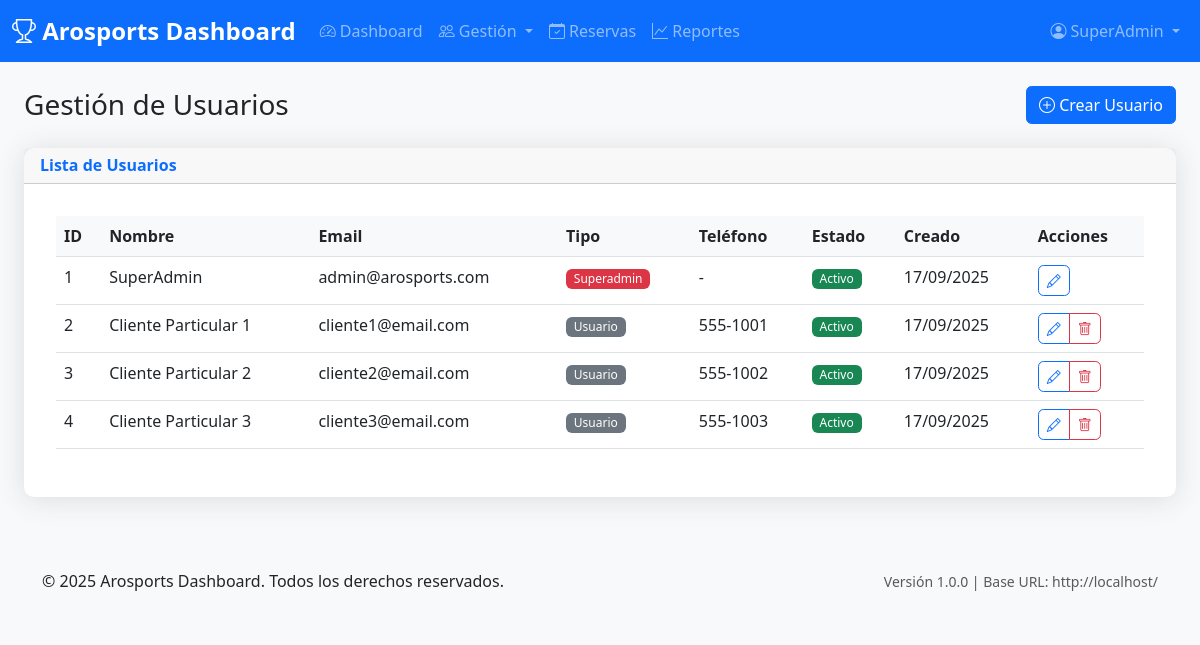
The page /users (signed in) on the database its author committed.
### tables this page shows
CREATE TABLE usuarios (
    id INT AUTO_INCREMENT PRIMARY KEY,
    nombre VARCHAR(100) NOT NULL,
    email VARCHAR(100) UNIQUE NOT NULL,
    password VARCHAR(255) NOT NULL,
    tipo_usuario ENUM('superadmin', 'club', 'fraccionamiento', 'empresa', 'usuario') NOT NULL DEFAULT 'usuario',
    telefono VARCHAR(20),
    direccion TEXT,
    status ENUM('activo', 'inactivo') DEFAULT 'activo',
    created_at TIMESTAMP DEFAULT CURRENT_TIMESTAMP,
    updated_at TIMESTAMP DEFAULT CURRENT_TIMESTAMP ON UPDATE CURRENT_TIMESTAMP
);

### app/controllers/BaseController.php (called while the page is built, shortened)
<?php
class BaseController {
    public function __construct() {
        try {
            $database = new Database();
            $this->db = $database->connect();
        } catch (Exception $e) {
            $this->db = null;
        }
    }
    protected function loadView($view, $data = []) {
        extract($data);
        include 'app/views/includes/header.php';
        include 'app/views/' . $view . '.php';
        include 'app/views/includes/footer.php';
    }
}
?>

### config/database.php (called while the page is built, shortened)
<?php
class Database {
    private $host = DB_HOST;
    private $db_name = DB_NAME;
    private $username = DB_USER;
    private $password = DB_PASS;
    private $charset = DB_CHARSET;
    public function connect() {
        $this->conn = null;
        try {
            $dsn = "mysql:host=" . $this->host . ";dbname=" . $this->db_name . ";charset=" . $this->charset;
            $this->conn = new PDO($dsn, $this->username, $this->password);
            $this->conn->setAttribute(PDO::ATTR_ERRMODE, PDO::ERRMODE_EXCEPTION);
            $this->conn->setAttribute(PDO::ATTR_DEFAULT_FETCH_MODE, PDO::FETCH_ASSOC);
        } catch(PDOException $e) {
            echo "Connection Error: " . $e->getMessage();
        }
        return $this->conn;
    }
}
?>

### app/controllers/UserController.php (called while the page is built, shortened)
<?php
require_once 'BaseController.php';
class UserController extends BaseController {
    public function index() {
        $stmt = $this->db->prepare("
            SELECT id, nombre, email, tipo_usuario, telefono, status, created_at
            FROM usuarios
            ORDER BY created_at DESC
        ");
        $stmt->execute();
        $users = $stmt->fetchAll();
        $this->loadView('users/index', [
            'title' => 'Gestión de Usuarios',
            'users' => $users
        ]);
    }
}
?>

### app/views/users/index.php (the view, shortened to what this page needs)
<div class="container-fluid">
    <div class="row">
        <div class="col-12">
            <div class="d-flex justify-content-between align-items-center mb-4">
                <h1 class="h3 mb-0">Gestión de Usuarios</h1>
                <a href="<?php echo BASE_URL; ?>users/create" class="btn btn-primary">
                    <i class="bi bi-plus-circle"></i> Crear Usuario
                </a>
            </div>
        </div>
    </div>
    <div class="row">
        <div class="col-12">
            <div class="card shadow">
                <div class="card-header">
                    <h6 class="m-0 font-weight-bold text-primary">Lista de Usuarios</h6>
                </div>
                <div class="card-body">
                    <div class="table-responsive">
                        <table class="table table-hover" id="usersTable">
                            <thead>
                                <tr>
                                    <th>ID</th>
                                    <th>Nombre</th>
                                    <th>Email</th>
                                    <th>Tipo</th>
                                    <th>Teléfono</th>
                                    <th>Estado</th>
                                    <th>Creado</th>
                                    <th>Acciones</th>
                                </tr>
                            </thead>
                            <tbody>
                                <?php if (!empty($users)): ?>
                                    <?php foreach ($users as $user): ?>
                                        <tr>
                                            <td><?php echo $user['id']; ?></td>
                                            <td><?php echo htmlspecialchars($user['nombre']); ?></td>
                                            <td><?php echo htmlspecialchars($user['email']); ?></td>
                                            <td>
                                                <span class="badge bg-<?php
                                                    echo $user['tipo_usuario'] === 'superadmin' ? 'danger' :
                                                        ($user['tipo_usuario'] === 'club' ? 'primary' :
                                                        ($user['tipo_usuario'] === 'empresa' ? 'success' :
                                                        ($user['tipo_usuario'] === 'fraccionamiento' ? 'info' : 'secondary')));
                                                ?>">
                                                    <?php echo ucfirst($user['tipo_usuario']); ?>
                                                </span>
                                            </td>
                                            <td><?php echo htmlspecialchars($user['telefono'] ?: '-'); ?></td>
                                            <td>
                                                <span class="badge bg-<?php echo $user['status'] === 'activo' ? 'success' : 'danger'; ?>">
                                                    <?php echo ucfirst($user['status']); ?>
                                                </span>
                                            </td>
                                            <td><?php echo date('d/m/Y', strtotime($user['created_at'])); ?></td>
                                            <td>
                                                <div class="btn-group" role="group">
                                                    <a href="<?php echo BASE_URL; ?>users/edit/<?php echo $user['id']; ?>"
                                                       class="btn btn-sm btn-outline-primary" title="Editar">
                                                        <i class="bi bi-pencil"></i>
                                                    </a>
                                                    <?php if ($user['id'] != $_SESSION['user_id']): ?>
                                                        <a href="<?php echo BASE_URL; ?>users/delete/<?php echo $user['id']; ?>"
                                                           class="btn btn-sm btn-outline-danger btn-delete" title="Eliminar">
                                                            <i class="bi bi-trash"></i>
                                                        </a>
                                                    <?php endif; ?>
                                                </div>
                                            </td>
                                        </tr>
                                    <?php endforeach; ?>
                                <?php else: ?>
                                    <tr>
                                        <td colspan="8" class="text-center text-muted">No hay usuarios registrados</td>
                                    </tr>
                                <?php endif; ?>
                            </tbody>
                        </table>
                    </div>
                </div>
            </div>
        </div>
    </div>
</div>

### index.php (shortened to what this page needs)
<?php
require_once 'config/database.php';
class Router {
    private $routes = [];
    public function addRoute($route, $controller, $action) {
        $this->routes[$route] = ['controller' => $controller, 'action' => $action];
    }
    public function route($url) {
        $url = trim($url, '/');
        $url = strtok($url, '?');
        if (isset($this->routes[$url])) {
            return $this->routes[$url];
        }
        return ['controller' => 'ErrorController', 'action' => 'notFound'];
    }
}
$router = new Router();
$router->addRoute('home', 'HomeController', 'index');
$router->addRoute('login', 'AuthController', 'login');
$router->addRoute('logout', 'AuthController', 'logout');
$router->addRoute('dashboard', 'DashboardController', 'index');
$router->addRoute('users', 'UserController', 'index');
$router->addRoute('users/create', 'UserController', 'create');
$router->addRoute('users/edit/{id}', 'UserController', 'edit');
$router->addRoute('users/delete/{id}', 'UserController', 'delete');
$router->addRoute('clubs', 'ClubController', 'index');
$router->addRoute('clubs/create', 'ClubController', 'create');
$router->addRoute('clubs/edit/{id}', 'ClubController', 'edit');
$router->addRoute('fraccionamientos', 'FraccionamientoController', 'index');
$router->addRoute('fraccionamientos/create', 'FraccionamientoController', 'create');
$router->addRoute('fraccionamientos/edit/{id}', 'FraccionamientoController', 'edit');
$router->addRoute('empresas', 'EmpresaController', 'index');
$router->addRoute('empresas/create', 'EmpresaController', 'create');
$router->addRoute('empresas/edit/{id}', 'EmpresaController', 'edit');
$router->addRoute('reservas', 'ReservaController', 'index');
$router->addRoute('reservas/create', 'ReservaController', 'create');
$router->addRoute('reports', 'ReportController', 'index');
$router->addRoute('reports/financial', 'ReportController', 'financial');
$router->addRoute('test-connection', 'TestController', 'connection');
$currentUrl = $_SERVER['REQUEST_URI'];
$basePath = str_replace('/index.php', '', $_SERVER['SCRIPT_NAME']);
$currentUrl = str_replace($basePath, '', $currentUrl);
$route = $router->route($currentUrl);
$controllerName = $route['controller'];
$actionName = $route['action'];
$params = isset($route['params']) ? $route['params'] : [];
$controllerFile = 'app/controllers/' . $controllerName . '.php';
if (file_exists($controllerFile)) {
    if (class_exists($controllerName)) {
        $controller = new $controllerName();
        if (method_exists($controller, $actionName)) {
            call_user_func_array([$controller, $actionName], $params);
        } else {
            require_once 'app/controllers/ErrorController.php';
            $errorController = new ErrorController();
            $errorController->notFound();
        }
    } else {
        require_once 'app/controllers/ErrorController.php';
        $errorController = new ErrorController();
        $errorController->notFound();
    }
} else {
    require_once 'app/controllers/ErrorController.php';
    $errorController = new ErrorController();
    $errorController->notFound();
}
?>

### app/views/includes/header.php (shortened to what this page needs)
<!DOCTYPE html>
<html lang="es">
<head>
    <link href="https://cdn.jsdelivr.net/npm/bootstrap@5.3.0/dist/css/bootstrap.min.css" rel="stylesheet">
    <link href="https://cdn.jsdelivr.net/npm/bootstrap-icons@1.10.0/font/bootstrap-icons.css" rel="stylesheet">
    <link href="<?php echo BASE_URL; ?>public/css/style.css" rel="stylesheet">
</head>
<body>
    <?php if (isset($_SESSION['user_id'])): ?>
    <nav class="navbar navbar-expand-lg navbar-dark bg-primary">
        <div class="container-fluid">
            <a class="navbar-brand" href="<?php echo BASE_URL; ?>dashboard">
                <i class="bi bi-trophy"></i> <?php echo APP_NAME; ?>
            </a>
            <div class="collapse navbar-collapse" id="navbarNav">
                <ul class="navbar-nav me-auto">
                    <li class="nav-item">
                        <a class="nav-link" href="<?php echo BASE_URL; ?>dashboard">
                            <i class="bi bi-speedometer2"></i> Dashboard
                        </a>
                    </li>
                    <?php if ($_SESSION['user_type'] === 'superadmin'): ?>
                    <li class="nav-item dropdown">
                        <a class="nav-link dropdown-toggle" href="#" role="button" data-bs-toggle="dropdown">
                            <i class="bi bi-people"></i> Gestión
                        </a>
                    </li>
                    <li class="nav-item">
                        <a class="nav-link" href="<?php echo BASE_URL; ?>reservas">
                            <i class="bi bi-calendar-check"></i> Reservas
                        </a>
                    </li>
                    <li class="nav-item">
                        <a class="nav-link" href="<?php echo BASE_URL; ?>reports">
                            <i class="bi bi-graph-up"></i> Reportes
                        </a>
                    </li>
                    <?php endif; ?>
                </ul>
                <ul class="navbar-nav">
                    <li class="nav-item dropdown">
                        <a class="nav-link dropdown-toggle" href="#" role="button" data-bs-toggle="dropdown">
                            <i class="bi bi-person-circle"></i> <?php echo htmlspecialchars($_SESSION['user_name']); ?>
                        </a>
                    </li>
                </ul>
            </div>
        </div>
    </nav>
    <?php endif; ?>
    <main class="<?php echo isset($_SESSION['user_id']) ? 'container-fluid mt-4' : ''; ?>">

### app/views/includes/footer.php (shortened to what this page needs)
    </main>
    <?php if (isset($_SESSION['user_id'])): ?>
    <footer class="bg-light mt-5 py-4">
        <div class="container">
            <div class="row">
                <div class="col-md-6">
                    <p class="mb-0">&copy; <?php echo date('Y'); ?> <?php echo APP_NAME; ?>. Todos los derechos reservados.</p>
                </div>
                <div class="col-md-6 text-end">
                    <small class="text-muted">Versión <?php echo APP_VERSION; ?> | Base URL: <?php echo BASE_URL; ?></small>
                </div>
            </div>
        </div>
    </footer>
    <?php endif; ?>
</body>
</html>

### public/css/style.css (style rules this page uses)
:root { --primary-color: #0d6efd; --secondary-color: #6c757d; --success-color: #198754; --info-color: #0dcaf0; --warning-color: #ffc107; --danger-color: #dc3545; --light-color: #f8f9fa; --dark-color: #212529; }
body { font-family: 'Segoe UI', Tahoma, Geneva, Verdana, sans-serif; background-color: #f8f9fa; }
.navbar-brand { font-weight: bold; font-size: 1.5rem; }
.card { border: none; border-radius: 10px; box-shadow: 0 0.15rem 1.75rem 0 rgba(58, 59, 69, 0.15); transition: all 0.3s; }
.font-weight-bold { font-weight: 700 !important; }
.card-body { padding: 2rem; }
.btn { border-radius: 0.35rem; font-weight: 500; }
.table th { border-top: none; font-weight: 600; color: var(--dark-color); background-color: var(--light-color); }
.badge { font-size: 0.75em; font-weight: 500; }
footer { margin-top: auto; }
.shadow { box-shadow: 0 0.15rem 1.75rem 0 rgba(58, 59, 69, 0.15) !important; }

### rows shown on the page
usuarios: id "1", nombre "SuperAdmin", email "admin@arosports.com", tipo_usuario "Superadmin", telefono "-", status "Activo", created_at "17/09/2025"
usuarios: id "2", nombre "Cliente Particular 1", email "cliente1@email.com", tipo_usuario "Usuario", telefono "555-1001", status "Activo", created_at "17/09/2025"
usuarios: id "3", nombre "Cliente Particular 2", email "cliente2@email.com", tipo_usuario "Usuario", telefono "555-1002", status "Activo", created_at "17/09/2025"
usuarios: id "4", nombre "Cliente Particular 3", email "cliente3@email.com", tipo_usuario "Usuario", telefono "555-1003", status "Activo", created_at "17/09/2025"

### other values the page prints
APP_NAME "Arosports Dashboard"
$_SESSION['user_name'] "SuperAdmin"
APP_VERSION "1.0.0"
BASE_URL "http://localhost/"
